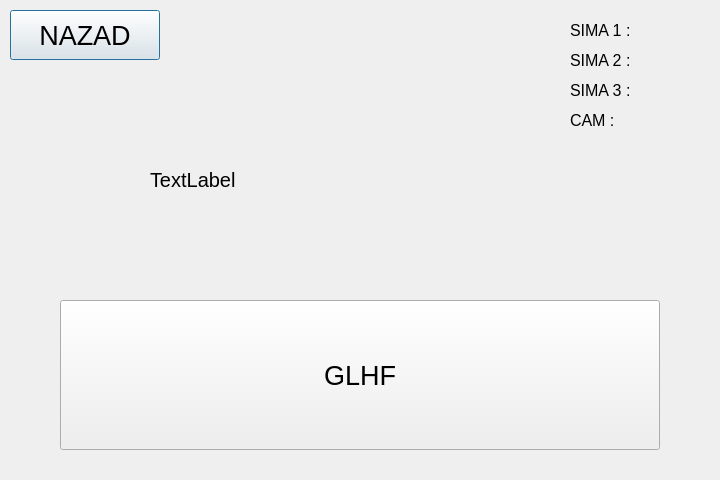
<?xml version="1.0" encoding="UTF-8"?>
<ui version="4.0">
 <class>button_back_2</class>
 <widget class="QDialog" name="button_back_2">
  <property name="geometry">
   <rect>
    <x>0</x>
    <y>0</y>
    <width>720</width>
    <height>480</height>
   </rect>
  </property>
  <property name="windowTitle">
   <string>Dialog</string>
  </property>
  <widget class="QPushButton" name="button_back_3">
   <property name="geometry">
    <rect>
     <x>10</x>
     <y>10</y>
     <width>150</width>
     <height>50</height>
    </rect>
   </property>
   <property name="font">
    <font>
     <pointsize>20</pointsize>
    </font>
   </property>
   <property name="text">
    <string>NAZAD</string>
   </property>
  </widget>
  <widget class="QPushButton" name="button_glhf">
   <property name="geometry">
    <rect>
     <x>60</x>
     <y>300</y>
     <width>600</width>
     <height>150</height>
    </rect>
   </property>
   <property name="font">
    <font>
     <pointsize>20</pointsize>
    </font>
   </property>
   <property name="text">
    <string>GLHF</string>
   </property>
  </widget>
  <widget class="QLabel" name="label">
   <property name="geometry">
    <rect>
     <x>150</x>
     <y>100</y>
     <width>440</width>
     <height>160</height>
    </rect>
   </property>
   <property name="font">
    <font>
     <pointsize>15</pointsize>
    </font>
   </property>
   <property name="text">
    <string>TextLabel</string>
   </property>
  </widget>
  <widget class="QLabel" name="sima_1_label">
   <property name="geometry">
    <rect>
     <x>670</x>
     <y>20</y>
     <width>20</width>
     <height>20</height>
    </rect>
   </property>
   <property name="text">
    <string/>
   </property>
  </widget>
  <widget class="QLabel" name="sima_2_label">
   <property name="geometry">
    <rect>
     <x>670</x>
     <y>50</y>
     <width>20</width>
     <height>20</height>
    </rect>
   </property>
   <property name="text">
    <string/>
   </property>
  </widget>
  <widget class="QLabel" name="sima_3_label">
   <property name="geometry">
    <rect>
     <x>670</x>
     <y>80</y>
     <width>20</width>
     <height>20</height>
    </rect>
   </property>
   <property name="text">
    <string/>
   </property>
  </widget>
  <widget class="QLabel" name="sima_3_label_2">
   <property name="geometry">
    <rect>
     <x>570</x>
     <y>20</y>
     <width>80</width>
     <height>20</height>
    </rect>
   </property>
   <property name="font">
    <font>
     <pointsize>12</pointsize>
    </font>
   </property>
   <property name="text">
    <string>SIMA 1 :</string>
   </property>
  </widget>
  <widget class="QLabel" name="sima_3_label_3">
   <property name="geometry">
    <rect>
     <x>570</x>
     <y>50</y>
     <width>80</width>
     <height>20</height>
    </rect>
   </property>
   <property name="font">
    <font>
     <pointsize>12</pointsize>
    </font>
   </property>
   <property name="text">
    <string>SIMA 2 :</string>
   </property>
  </widget>
  <widget class="QLabel" name="sima_3_label_4">
   <property name="geometry">
    <rect>
     <x>570</x>
     <y>80</y>
     <width>80</width>
     <height>20</height>
    </rect>
   </property>
   <property name="font">
    <font>
     <pointsize>12</pointsize>
    </font>
   </property>
   <property name="text">
    <string>SIMA 3 :</string>
   </property>
  </widget>
  <widget class="QLabel" name="kamera_lable_3">
   <property name="geometry">
    <rect>
     <x>670</x>
     <y>110</y>
     <width>20</width>
     <height>20</height>
    </rect>
   </property>
   <property name="text">
    <string/>
   </property>
  </widget>
  <widget class="QLabel" name="sima_3_label_6">
   <property name="geometry">
    <rect>
     <x>570</x>
     <y>110</y>
     <width>80</width>
     <height>20</height>
    </rect>
   </property>
   <property name="font">
    <font>
     <pointsize>12</pointsize>
    </font>
   </property>
   <property name="text">
    <string>CAM :</string>
   </property>
  </widget>
 </widget>
 <resources/>
 <connections/>
</ui>
